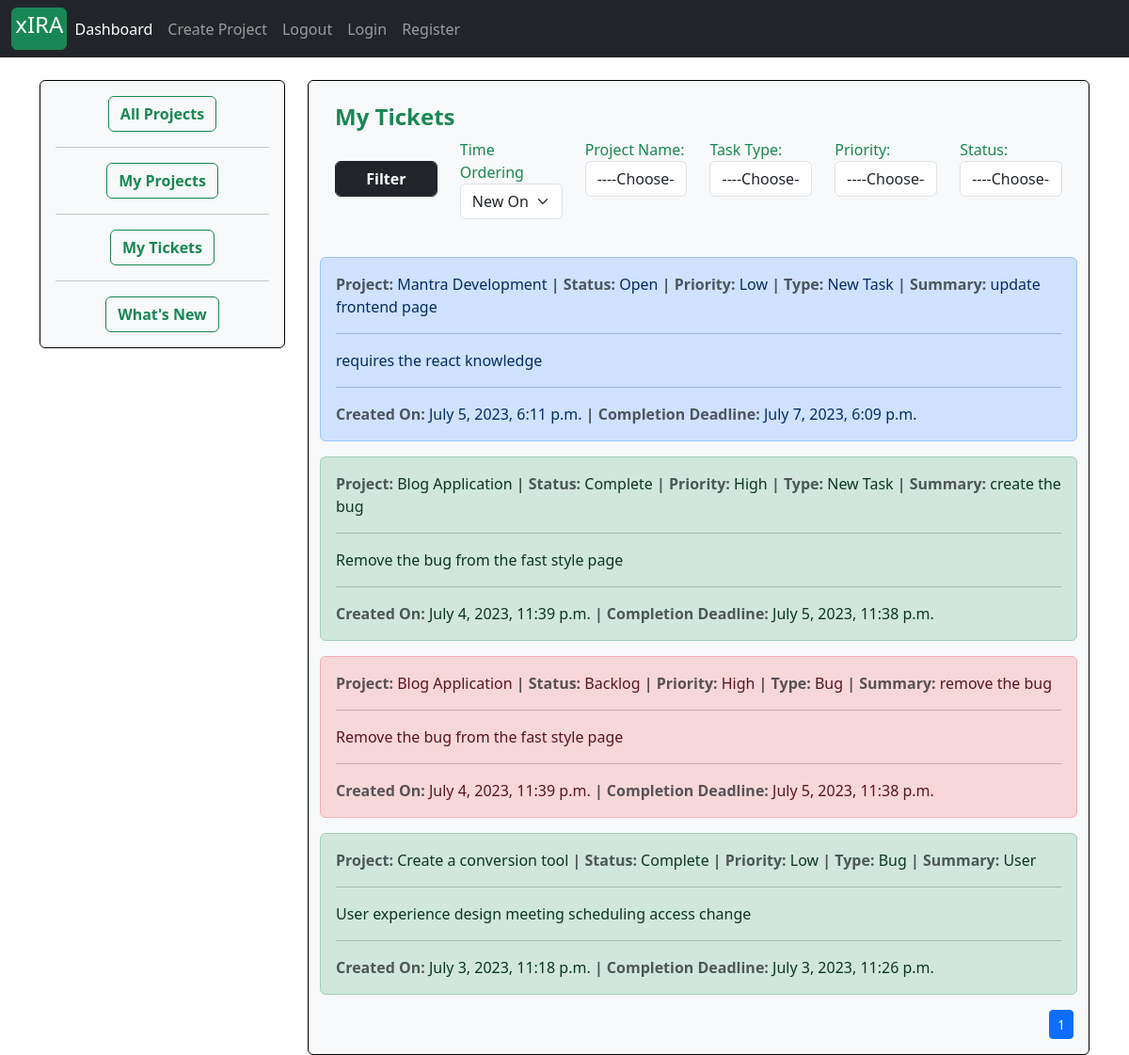
Before: /ticket/see_ticket/ (signed in) with the older database file.
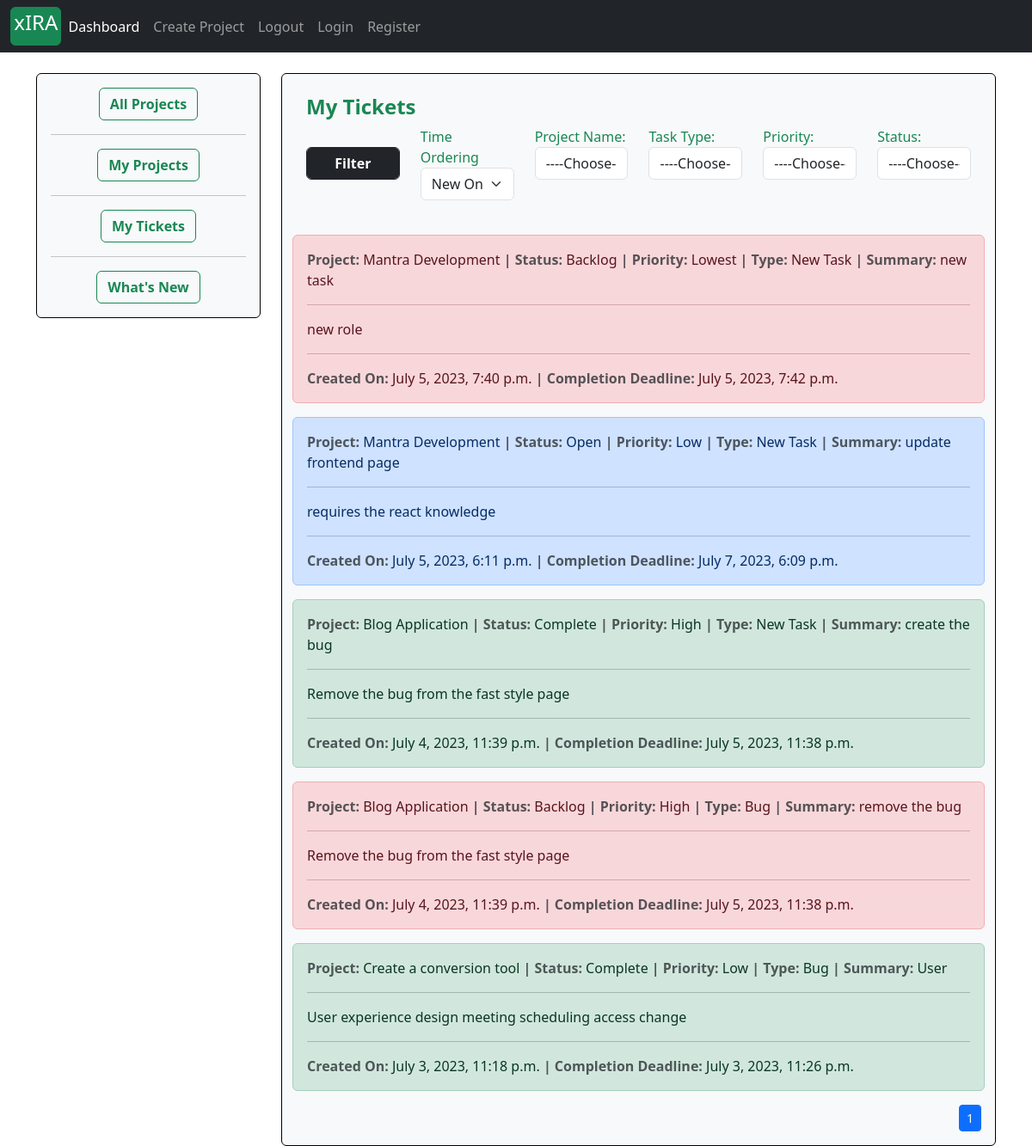
After: the same page with the newer database file.
### tickets/models.py (models this page shows, shortened)
class Task(models.Model):
    project       = models.ForeignKey(Project, on_delete=models.CASCADE)
    task_type     = models.CharField(max_length=30, choices = task_type_choices)
    short_summary = models.CharField(max_length=80)
    description   = models.TextField(max_length=500)
    assignee     = models.ForeignKey(Account, on_delete=models.CASCADE)
    status        = models.CharField(max_length=25, choices=status_field)
    priority      = models.CharField(max_length=25, choices=priority_field)
    start_date    = models.DateTimeField(auto_now_add=True)
    estimated_end_date = models.DateTimeField()
    def task_as_back_log(self):
        current_time = datetime.datetime.now().astimezone()
        estimated_end_date = self.estimated_end_date.astimezone()
        if self.status == 'Complete':
            return False
        if current_time >= estimated_end_date:
            self.status = 'Backlog'
            self.save()
            return True
        else:
            return False
    def get_status_choices(self):
        status = self.status
        if status == 'Open':
            return 'In progress', 'In progress'
        else:
            return 'Complete', 'Complete'

### projects/models.py (models this page shows)
class Project(models.Model):
    project_name         = models.CharField(max_length=30)
    project_description  = models.TextField(max_length=600, blank=True)
    project_category     = models.CharField(max_length=30, choices=choices)
    project_manager      =  models.ForeignKey(ProjectManager, on_delete=models.SET_NULL, null=True)
    assignees            =  models.ManyToManyField(Account)
    start_date           = models.DateTimeField(auto_now_add=True)
    estimated_end_date   = models.DateTimeField()
    def __str__(self):
        return self.project_name

### tickets/views.py (the view, shortened to what this page needs)
# urls.py: path('see_ticket/', views.user_manage_ticket, name='user_ticket_dashboard'),
def user_manage_ticket(request):
    user_object = Account.objects.get(id=request.user.id)
    projects = user_object.project_set.all()
    project_choice = [(project.id, project.project_name) for project in projects]
    all_task_query = Task.objects.filter(assignee__id=request.user.id)
    context = {
        'project_choice': project_choice,
        'status_choice': status_field,
        'task_type_choice': task_type_choices,
        'priority_choice': priority_field,
    }
    query_dic = request.GET
    if 'project_id' in query_dic:
        if query_dic['project_id'] != '' and len(all_task_query) > 0:
            all_task_query = all_task_query.filter(project__id=int(query_dic['project_id']))
    if 'task_type' in query_dic:
        if query_dic['task_type'] != '' and len(all_task_query) > 0:
            all_task_query = all_task_query.filter(task_type=query_dic['task_type'])
    if 'priority' in query_dic:
        if query_dic['priority'] != '' and len(all_task_query) > 0:
            all_task_query = all_task_query.filter(priority=query_dic['priority'])
    if 'status' in query_dic:
        if query_dic['status'] != '' and len(all_task_query) > 0:
            all_task_query = all_task_query.filter(status=query_dic['status'])
    all_task_query = all_task_query.order_by('-start_date')
    page_no = request.GET.get('page')
    page_object = Paginator(all_task_query, 6)
    if page_no is None:
        all_task_query = page_object.get_page(1)
    else:
        all_task_query = page_object.get_page(page_no)
    context['tickets'] = all_task_query
    context['url'] = get_url(request)
    return render(request, 'my_task_dashboard.html', context)

### projects/forms.py
class ProjectCreationForm(forms.ModelForm):
    class Meta:
        model = Project
        fields = ('project_name', 'project_category', 'project_description', 'estimated_end_date')
        widgets = {
            'project_name': forms.TextInput(attrs={'class': 'form-control',  }),
            'project_category': forms.Select(attrs={'class': 'form-control', }),
            'project_description': forms.Textarea(attrs={'class': 'form-control', 'rows':4, 'cols':15}),
        }

### projects/context_processors.py (called while the page is built)
def create_project_form(request):
    form = ProjectCreationForm()
    context = {
        'project_creation_form': form
    }
    return context

### tickets/views.py (called while the page is built)
def get_url(request):
    url = ""
    count = 0
    for j in request.GET:
        if j != 'page':
            count += 1
    if count > 0:
        url += "?"
    for item in request.GET:
        if item != 'page':
            temp_url = item + "=" + request.GET.get(item) + "&"
            url += temp_url
    if url[-1:] == "&":
        url = url[:-1]
    return url

### templates/my_task_dashboard.html (shortened to what the changed rows need)
{% extends 'base.html' %}
{% block content %}
{% load tz %}
<div class="container mt-4">
	<div class="row">
<div class="col-lg">
	<div class="card  bg-light" style="border: 1px solid black;">
{% load tz %}
<div class="container mt-4">
	{% for task in tickets %}
	{% if task.status != 'Complete' %}
	<a class="nav-link" type="button"  data-bs-toggle="modal" data-bs-target="#{{task.id}}" style="text-decoration: none;">
	<div class="alert alert-{% if task.task_as_back_log %}danger{% elif task.status == 'Open' %}primary{% elif task.status == 'In Progress' %}info{% else %}success{% endif %}" role="alert">
		<strong class="text-muted"> Project: </strong>
		{{task.project}}
		<strong class="text-muted">| Status: </strong>
	    {{task.status|capfirst}}
	 	<strong class="text-muted">| Priority: </strong>
	    {{task.priority}}
		<strong class="text-muted">| Type: </strong>
	    {{task.task_type}}
		<strong class="text-muted">| Summary: </strong>
	    {{task.short_summary}}
	 	<hr>
	 	<p>{{task.description}}</p>
	 	<hr>
	<strong class="text-muted"> Created On: </strong>
	 {{task.start_date|timezone:"Asia/Kolkata"}}
	<strong class="text-muted">| Completion Deadline: </strong>
	 {{task.estimated_end_date|timezone:"Asia/Kolkata"}}
	</div>
	</a>
	{% else %}
	<div class="alert alert-{% if task.task_as_back_log %}danger{% elif task.status == 'Open' %}primary{% elif task.status == 'In Progress' %}info{% else %}success{% endif %}" role="alert">
		<strong class="text-muted"> Project: </strong>
		{{task.project}}
		<strong class="text-muted">| Status: </strong>
	    {{task.status|capfirst}}
	 	<strong class="text-muted">| Priority: </strong>
	    {{task.priority}}
		<strong class="text-muted">| Type: </strong>
	    {{task.task_type}}
		<strong class="text-muted">| Summary: </strong>
	    {{task.short_summary}}
	 	<hr>
	 	<p>{{task.description}}</p>
	 	<hr>
	<strong class="text-muted"> Created On: </strong>
	 {{task.start_date|timezone:"Asia/Kolkata"}}
	<strong class="text-muted">| Completion Deadline: </strong>
	 {{task.estimated_end_date|timezone:"Asia/Kolkata"}}
	</div>
	{% endif %}
	{% endfor %}
</div>
	<nav aria-label="Page navigation example">
	  <ul class="pagination justify-content-end pagination-sm px-3">
			  {% for page_no in tickets.paginator.page_range %}
		  		{% if tickets.number == page_no %}
					{% if url %}
		  				<li class="page-item active"><a class="page-link" href="{{url}}&page={{page_no}}">{{page_no}}</a></li>
		  			{%  else %}
		  				<li class="page-item active"><a class="page-link" href="?page={{page_no}}">{{page_no}}</a></li>
		  			{% endif %}
		  		{% else %}
					{% if url %}
		  				<li class="page-item "><a class="page-link" href="{{url}}&page={{page_no}}">{{page_no}}</a></li>
		  			{%  else %}
		  				<li class="page-item "><a class="page-link" href="?page={{page_no}}">{{page_no}}</a></li>
		  			{% endif %}
		  		{% endif %}
		  	{% endfor %}
	  </ul>
</nav>
</div>
    </div>
</div>
</div>
{% endblock %}

Changed rows visible on the page:
added Task: project "Mantra Development", status "Backlog", priority "Lowest", task_type "New Task", short_summary "new task", description "new role", start_date "July 5, 2023, 7:40 p.m.", estimated_end_date "July 5, 2023, 7:42 p.m."
